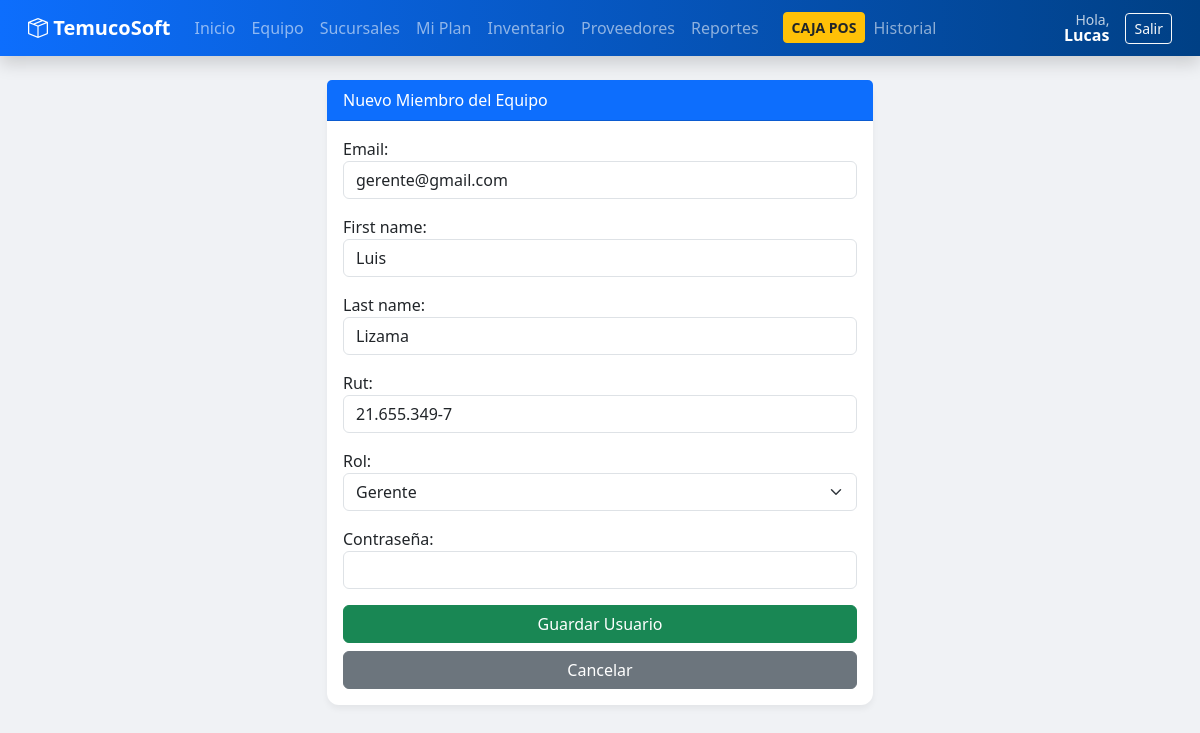
/team/edit/3/ (signed in), run on the app's committed database.
### api/models.py (models this page shows)
class User(AbstractUser):
    ROLES = (
        ('super_admin', 'Super Admin'),
        ('admin_cliente', 'Admin Cliente'),
        ('gerente', 'Gerente'),
        ('vendedor', 'Vendedor'),
        ('cliente_final', 'Cliente Ecommerce'),
    )
    username = None
    email = models.EmailField(unique=True)
    rut = models.CharField(max_length=12, blank=True, null=True, validators=[validar_rut_chileno]) # Validador
    role = models.CharField(max_length=20, choices=ROLES, default='cliente_final')
    company = models.ForeignKey(Company, on_delete=models.CASCADE, null=True, blank=True, related_name='users')
    USERNAME_FIELD = 'email'
    REQUIRED_FIELDS = []
    objects = UserManager()

### api/views.py (the view)
# urls.py: path('team/edit/<int:pk>/', views.team_edit, name='team_edit'),
@login_required
def team_edit(request, pk):
    m = get_object_or_404(User, pk=pk, company=request.user.company)
    if request.method == 'POST':
        form = TeamMemberForm(request.POST, instance=m)
        if form.is_valid(): form.save(commit=False).save(); return redirect('team_list')
    else: form = TeamMemberForm(instance=m)
    return render(request, 'team/form.html', {'form': form, 'title': 'Editar'})

### api/forms.py (shortened to what this page needs)
class TeamMemberForm(forms.ModelForm):
    ROLE_CHOICES = (('gerente', 'Gerente'), ('vendedor', 'Vendedor'))
    role = forms.ChoiceField(choices=ROLE_CHOICES, label="Rol", widget=forms.Select(attrs={'class': 'form-select'}))
    password = forms.CharField(widget=forms.PasswordInput(attrs={'class': 'form-control'}), required=False, label="Contraseña")
    class Meta:
        model = User
        fields = ['email', 'first_name', 'last_name', 'rut', 'role', 'password']
        widgets = {'email': forms.EmailInput(attrs={'class': 'form-control'}), 'first_name': forms.TextInput(attrs={'class': 'form-control'}), 'last_name': forms.TextInput(attrs={'class': 'form-control'}), 'rut': forms.TextInput(attrs={'class': 'form-control'})}

### templates/team/form.html (shortened to what this page needs)
{% extends 'base.html' %}
{% block content %}
<div class="row justify-content-center">
    <div class="col-md-6">
        <div class="card">
            <div class="card-header bg-primary text-white">Nuevo Miembro del Equipo</div>
            <div class="card-body">
                <form method="post">
                    {{ form.as_p }}
                    <div class="d-grid gap-2">
                        <button type="submit" class="btn btn-success">Guardar Usuario</button>
                        <a href="{% url 'team_list' %}" class="btn btn-secondary">Cancelar</a>
                    </div>
                </form>
            </div>
        </div>
    </div>
</div>
{% endblock %}

### templates/base.html (shortened to what this page needs)
<!DOCTYPE html>
<html lang="es">
<head>
    <link href="https://cdn.jsdelivr.net/npm/bootstrap@5.3.0/dist/css/bootstrap.min.css" rel="stylesheet">
    <link rel="stylesheet" href="https://cdn.jsdelivr.net/npm/bootstrap-icons@1.10.5/font/bootstrap-icons.css">
</head>
<body>
    <nav class="navbar navbar-expand-lg navbar-dark mb-4 px-3 shadow">
        <div class="container-fluid">
            <a class="navbar-brand fw-bold" href="{% url 'dashboard' %}"><i class="bi bi-box-seam"></i> TemucoSoft</a>
            <div class="collapse navbar-collapse" id="navbarNav">
                {% if user.is_authenticated %}
                <ul class="navbar-nav me-auto">
                    <li class="nav-item"><a class="nav-link" href="{% url 'dashboard' %}">Inicio</a></li>
                    {% if user.role == 'admin_cliente' %}
                        <li class="nav-item"><a class="nav-link" href="{% url 'team_list' %}">Equipo</a></li>
                        <li class="nav-item"><a class="nav-link" href="{% url 'branch_list' %}">Sucursales</a></li>
                        <li class="nav-item"><a class="nav-link" href="{% url 'subscription' %}">Mi Plan</a></li>
                    {% endif %}
                    {% if user.role == 'admin_cliente' or user.role == 'gerente' %}
                        <li class="nav-item"><a class="nav-link" href="{% url 'product_list' %}">Inventario</a></li>
                        <li class="nav-item"><a class="nav-link" href="{% url 'supplier_list' %}">Proveedores</a></li>
                        <li class="nav-item"><a class="nav-link" href="{% url 'reports' %}">Reportes</a></li>
                    {% endif %}
                    {% if user.role != 'super_admin' %}
                        <li class="nav-item ms-lg-3"><a class="btn btn-warning text-dark fw-bold btn-sm mt-1" href="{% url 'pos' %}">CAJA POS</a></li>
                        <li class="nav-item"><a class="nav-link" href="{% url 'sale_list' %}">Historial</a></li>
                    {% endif %}
                </ul>
                <div class="d-flex align-items-center text-white">
                    <div class="me-3 text-end lh-1">
                        <small class="d-block opacity-75">Hola,</small>
                        <span class="fw-bold">{{ user.first_name }}</span>
                    </div>
                    <form action="{% url 'logout' %}" method="post">
                        {% csrf_token %}<button type="submit" class="btn btn-outline-light btn-sm">Salir</button>
                    </form>
                </div>
                {% endif %}
            </div>
        </div>
    </nav>
    <div class="container pb-5">
        {% block content %}{% endblock %}
    </div>
</body>
</html>

### templates/base.html (style rules this page uses)
body { background-color: #f0f2f5; font-family: 'Segoe UI', sans-serif; }
.navbar { background: linear-gradient(90deg, #0d6efd 0%, #004085 100%); }
.card { border: none; border-radius: 12px; box-shadow: 0 4px 6px rgba(0,0,0,0.05); transition: transform 0.2s; }

### data on the page
User: first_name "Lucas"
User: email "gerente@gmail.com", first_name "Luis", last_name "Lizama", rut "21.655.349-7", role "Gerente"
